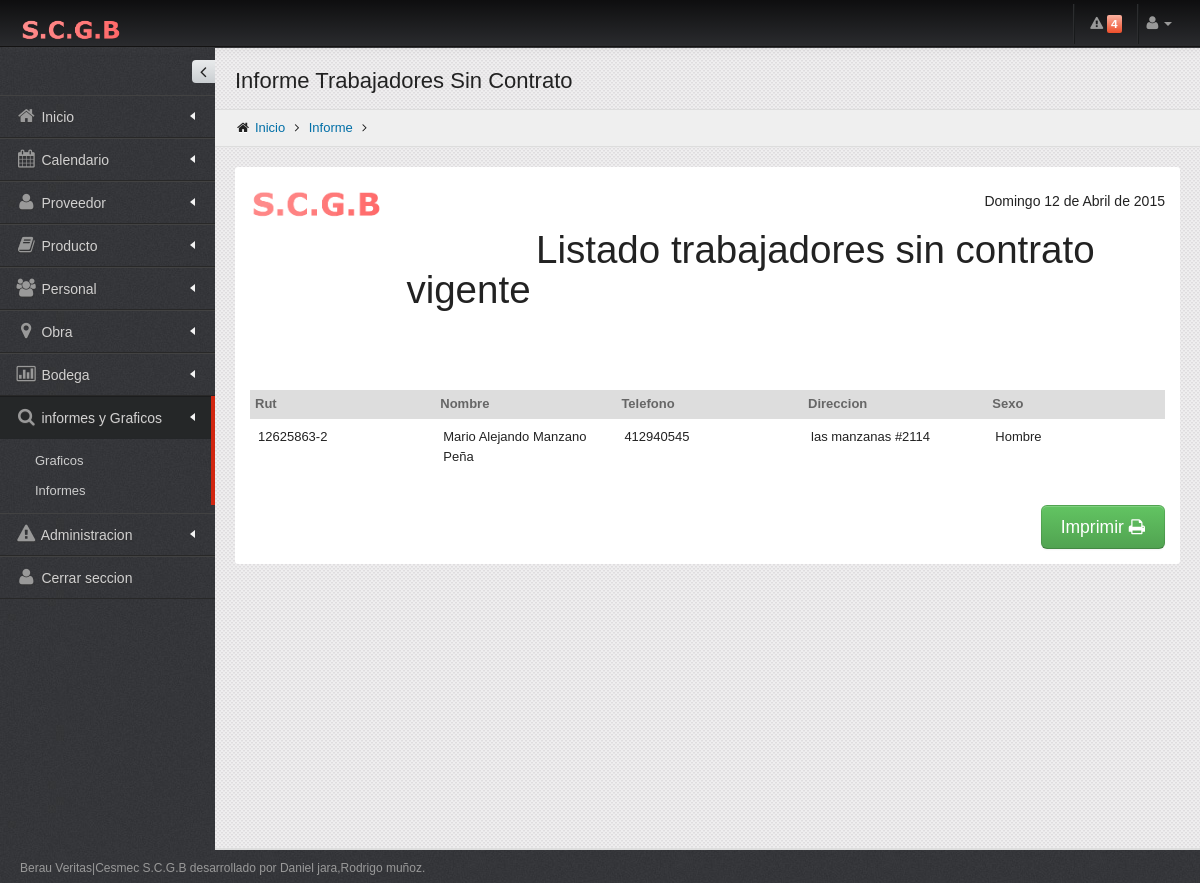
The page /listados/Listado_trabajadorscb.php (signed in) on the database its author committed.
### tables this page shows
CREATE TABLE `permiso` (
  `CODIGOPERMISO` int(11) NOT NULL AUTO_INCREMENT,
  `PROVEEDOR` int(1) DEFAULT NULL,
  `PRODUCTO` int(1) DEFAULT NULL,
  `PERSONAL` int(1) DEFAULT NULL,
  `OBRA` int(1) DEFAULT NULL,
  `BODEGA` int(11) DEFAULT NULL,
  `INFORMEYGRAFICO` int(11) DEFAULT NULL,
  `ADMINISTRACION` int(11) DEFAULT NULL,
  PRIMARY KEY (`CODIGOPERMISO`)
);

CREATE TABLE `trabajador` (
  `RUN` varchar(15) NOT NULL,
  `CODIGOCARGO` int(11) NOT NULL,
  `T_NOMBRE` varchar(20) NOT NULL,
  `T_APELLIDO` varchar(30) NOT NULL,
  `T_SEXO` varchar(10) NOT NULL,
  `T_DIRECCION` varchar(50) NOT NULL,
  `T_TELEFONO` int(11) NOT NULL,
  `T_ESTADO` int(1) NOT NULL,
  PRIMARY KEY (`RUN`),
  KEY `FK_RELATIONSHIP_18` (`CODIGOCARGO`),
  CONSTRAINT `FK_RELATIONSHIP_18` FOREIGN KEY (`CODIGOCARGO`) REFERENCES `cargo` (`CODIGOCARGO`)
);

### listados/Listado_trabajadorscb.php (the view, shortened to what this page needs)
    <? session_start();
include ("../include/conectar.php");
$CODIGO= $_SESSION["PERMISO"];
?>
<!DOCTYPE html>
 <html lang="es">
<head>
   <link href="../assets/plugins/bootstrap/css/bootstrap.min.css" rel="stylesheet" />
   <link href="../assets/plugins/bootstrap/css/bootstrap-responsive.min.css" rel="stylesheet" media="screen"/>
   <link href="../assets/plugins/font-awesome/css/font-awesome.css" rel="stylesheet" />
   <link href="../assets/css/style.css" rel="stylesheet" />
   <link href="../assets/css/style-responsive.css" rel="stylesheet" />
   <link href="../assets/css/themes/default.css" rel="stylesheet" id="style_color" />
   <link href="../assets/plugins/uniform/css/uniform.default.css" rel="stylesheet" type="text/css" />
   <link href="#" rel="stylesheet" id="style_metro" />
   <link href="../assets/css/pages/invoice.css" rel="stylesheet" type="text/css" />
   <link href="../assets/css/print.css" rel="stylesheet" type="text/css" media="print"/>
</head>
<body class="fixed-top">
<div id="header" class="navbar navbar-inverse navbar-fixed-top">
     <div class="navbar-inner">
       <div class="container-fluid">
         <a class="brand" href="../inicio.php"> <img src="../assets/img/logo.png" alt="Conquer" /> </a>
         <div class="top-nav">
           <? $sql = "SELECT COUNT( p.P_NOMBRE )as NUMERO FROM PRODUCTO p, STOCK s WHERE p.CODIGOPRODUCTO = s.CODIGOPRODUCTO AND p.P_ESTADO =1 AND s.S_CANTIDAD <= s.S_CANTIDADMINIMA ";
	$rs=mysql_query($sql,$conexion);
	while ($row=mysql_fetch_array($rs)){
              ?>
           <ul class="nav pull-right" id="top_menu">
             <li class="divider-vertical hidden-phone hidden-tablet"></li>
             <li  class="dropdown-toggle" id="header_notification_bar"> <a id="pulsate-regular" class="dropdown-toggle" data-toggle="dropdown"> <i class="icon-warning-sign"></i> <span class="label label-important">
               <?=$row["NUMERO"];?>
               </span></a>
                     <?=$row["NUMERO"]; }?>
             </li>
             <li class="divider-vertical hidden-phone hidden-tablet"></li>
             <li class="dropdown"> <a href="#" class="dropdown-toggle" data-toggle="dropdown"> <i class="icon-user"></i> <b class="caret"></b></a>
             </li>
           </ul>
         </div>
       </div>
     </div>
   </div>
<div id="container" class="row-fluid">
<div id="sidebar" class="nav-collapse collapse">
        <?
	$sql3 = "SELECT PROVEEDOR,PRODUCTO,PERSONAL,OBRA,BODEGA,INFORMEYGRAFICO,ADMINISTRACION from PERMISO WHERE CODIGOPERMISO= $CODIGO ";
	$rs=mysql_query($sql3,$conexion);
	while ($row4=mysql_fetch_array($rs)){
  ?>
        <div class="sidebar-toggler hidden-phone"></div>
        <ul>
          <li class=""> <a href="../inicio.php"> <i class="icon-home"></i> <span class="title ">Inicio</span> <span class="arrow "></span></a></li>
          <li class=""> <a href="../Calendario/calendario.php"> <i class="icon-calendar"></i> <span class="title">Calendario</span> <span class="arrow "></span></a></li>
          <? if($row4["PROVEEDOR"]==1){
		?>
          <li class="has-sub "> <a href="javascript:;"> <i class="icon-user "></i> <span class="title" >Proveedor</span> <span class="arrow "></span></a>
          </li>
          <? }
		if($row4["PRODUCTO"]==1){
		?>
          <li class="has-sub "> <a href="javascript:;"> <i class="icon-book"></i> <span class="title">Producto</span> <span class="arrow"></span></a>
          </li>
          <? }
		if($row4["PERSONAL"]==1){
		?>
          <li class="has-sub"> <a href="javascript:;"> <i class="icon-group"></i> <span class="title">Personal</span> <span class="arrow "></span></a>
          </li>
          <? }
		 if($row4["OBRA"]==1){
		?>
          <li class="has-sub "> <a href="javascript:;"> <i class="icon-map-marker"></i> <span class="title">Obra</span> <span class="arrow "></span></a>
          </li>
          <? }
	      if($row4["BODEGA"]==1){
		?>
          <li class="has-sub  "> <a href="javascript:;"> <i class="icon-bar-chart"></i> <span class="title">Bodega</span> <span class="arrow "></span></a>
          </li>
          <? }
	      if($row4["INFORMEYGRAFICO"]==1){
		?>
          <li class="has-sub star active"> <a href="javascript:;"> <i class="icon-search"></i> <span class="title">informes y Graficos</span> <span class="arrow "></span></a>
            <ul class="sub">
              <li ><a href="../graficos/menu_graficos.php">Graficos</a></li>
              <li ><a href="../listados/menu_listados.php">Informes</a></li>
            </ul>
          </li>
          <? }
 if($row4["ADMINISTRACION"]==1){
		?>
          <li class="has-sub  "> <a href="javascript:;"> <i class="icon-warning-sign"></i> <span class="title">Administracion</span> <span class="arrow "></span></a>
          </li>
          <? }
	}
		 ?>
          <li class=""> <a href="../logout.php"> <i class="icon-user"></i> <span class="title">Cerrar seccion</span></a></li>
        </ul>
      </div>
<div id="body">
         <div class="container-fluid">
            <div class="row-fluid hidden-print">
               <div class="span12">
                  <h3 class="page-title">
                  Informe Trabajadores Sin Contrato </h3>
                  <ul class="breadcrumb">
                     <li>
                        <i class="icon-home"></i>
                        <a href="../inicio.php">Inicio</a>
                        <i class="icon-angle-right"></i>
                     </li>
                     <li>
                        <a href="menu_listados.php">Informe</a>
                        <i class="icon-angle-right"></i>
                     </li>
                  </ul>
               </div>
            </div>
            <div id="page">
               <div class="invoice">
                     <div class="row-fluid invoice-logo">
                        <div class="span2 invoice-logo-space"><img src="../assets/img/logo.png"alt="" width="373" height="109" /> </div>
                         <div class="span10">
                           <p>
                          <span class="span2 muted">
                          <h1>Listado trabajadores sin contrato vigente </h1>
                          </span></p>
                        </div>
                     </div>
             <div class="row-fluid">
                     <div class="row-fluid">
                        <table class="table table-advance tabs-stacked">
                           <thead>
                              <tr class="table-condensed">
                                 <th class="span4">Rut</th>
                                 <th class="span4">Nombre</th>
                                 <th class="span4">Telefono</th>
                                 <th class="span4">Direccion</th>
                                 <th class="span4">Sexo</th>
                              </tr>
                           </thead>
                           <tbody>
						   <?
	$sql = "SELECT t.RUN , CONCAT( t.T_NOMBRE,' ' , t.T_APELLIDO ) AS nombre,  t.T_SEXO,T_DIRECCION,t.T_TELEFONO
FROM trabajador t , cargo c
where t.CODIGOCARGO=c.CODIGOCARGO and T_ESTADO=2
";
	$rs=mysql_query($sql,$conexion);
	while ($row=mysql_fetch_array($rs)){
  ?>
                              <tr>
                                 <td><?=$row["RUN"];?></td>
                                 <td><?=$row["nombre"];?> </td>
                                 <td ><?=$row["T_TELEFONO"];?></td>
                                 <td ><?=$row["T_DIRECCION"];?></td>
                                 <td ><?=$row["T_SEXO"];?></td>
                              </tr>
                              <? } ?>
                           </tbody>
                        </table>
                     </div>
                     <div class="row-fluid">
                       <div class="span4"></div>
                        <div class="span8 invoice-block">
                           <br />
                           <a class="btn btn-success btn-large hidden-print" onClick="javascript:window.print();">Imprimir <i class="icon-print icon-big"></i></a>
                        </div>
                     </div>
               </div>
            </div>
         </div>
  </div>
</div>
    <div id="footer">
      Berau Veritas|Cesmec S.C.G.B desarrollado por Daniel jara,Rodrigo muñoz.
   </div>
</body>
</html>

### assets/css/style-responsive.css (style rules this page uses)
@media (min-width: 980px) { #sidebar { position: absolute; width: 215px; } }
@media (min-width: 980px) { #sidebar ul { margin-top:47px; width: 215px; } }
@media (min-width: 980px) { #body { margin-top: 0px !important; } }
@media (min-width: 980px) { .fixed-top #body { margin-top: 20px; } }

### assets/css/themes/default.css (style rules this page uses)
body { color: #222; background-color:#3c3c3c !important; background-image: url(../../img/bg-default.png) !important; }
#header.navbar-inverse .navbar-inner { background-color: #0e0e0f; background-image: -moz-linear-gradient(top, #0e0e0f, #2a2b2e); background-image: -webkit-gradient(linear, 0 0, 0 100%, from(#2a2b2e), to(#2a2b2e)); background-image: -webkit-linear-gradient(top, #0e0e0f, #2a2b2e); background-image: -o-linear-gradient(top, #0e0e0f, #2a2b2e); background-image: linear-gradient(to bottom, #0e0e0f, #2a2b2e); background-repeat: repeat-x; filter: progid:DXImageTransform.Microsoft.gradient(startColorstr='#ff0e0e0f', endColorstr='#ff2a2b2e', GradientType=0); border-color: #141313; webkit-box-shadow: 0 1px 10px rgba(120, 120, 120, .1); -moz-box-shadow: 0 1px 10px rgba(120, 120, 120, .1); box-shadow: 0 1px 10px rgba(120, 120, 120, .1); }
#header.navbar-inverse .divider-vertical { border-left-color: #2c2d2f; border-right-color: #181a1b; }
#sidebar > ul > li > a { border-top: 1px solid #424242 !important; border-bottom: 1px solid #282828 !important; color: #d1d0d0 !important; text-shadow: 0 1px 1px #333 !important; }
#sidebar > ul > li a i { color: #999 !important; }
#sidebar > ul > li.active > a { background: #252728 !important; border-top: 1px solid #1c1d1e !important; border-bottom: 1px solid #242628 !important; }
#sidebar > ul > li > ul.sub > li > a { color: #ccc; text-shadow: 0 1px 1px #000; }

### assets/css/pages/invoice.css (style rules this page uses)
.invoice { padding: 15px; background: #fff; margin-bottom: 20px; -webkit-border-radius: 3px; -moz-border-radius: 3px; border-radius: 3px; }
.invoice table { margin:30px 0 30px; }
.invoice .invoice-logo { margin-bottom:20px; }
.invoice .invoice-logo p { padding:5px 0; font-size:26px; line-height:28px; text-align:right; }
.invoice .invoice-logo p span { display:block; font-size:14px; }
.invoice .invoice-logo-space { margin-bottom:15px; }
.invoice .invoice-block { text-align:right; }

### assets/css/print.css (style rules this page uses)
body { background-image: none !important; }
#header { display: none; }
#sidebar { display: none; }
.hidden-print { display: none; }
#footer { display: none; }
#container { margin: 0px; padding: 0px; }
#body { min-height: auto !important; background-image: none !important; border-bottom: 0 solid #ddd; }

### rows shown on the page
permiso: PROVEEDOR 1 (drawn), PRODUCTO 1 (drawn), PERSONAL 1 (drawn), OBRA 1 (drawn), BODEGA 1 (drawn), INFORMEYGRAFICO 1 (drawn), ADMINISTRACION 1 (drawn)
trabajador: RUN "12625863-2", nombre "Mario Alejando Manzano Peña", T_TELEFONO "412940545", T_DIRECCION "las manzanas #2114", T_SEXO "Hombre"

### other values the page prints
$row["NUMERO"] "4"
